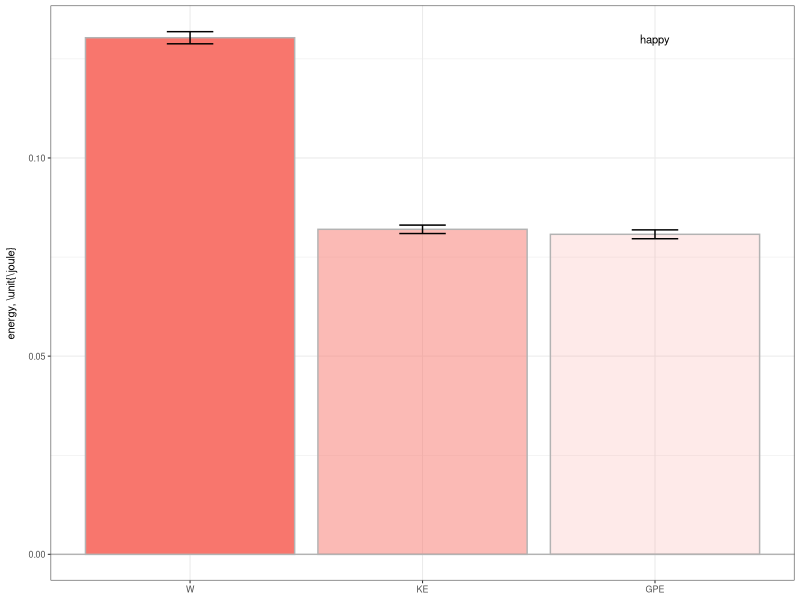
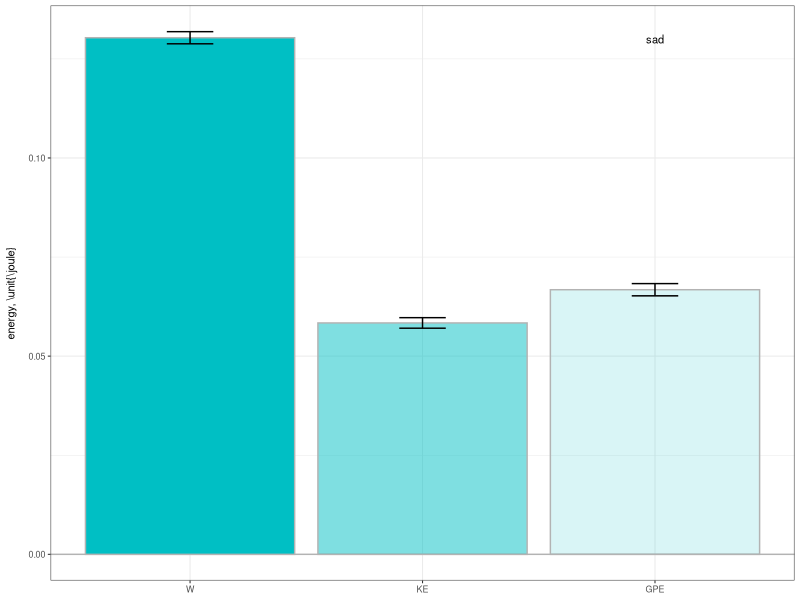

Generate these figures, in order, with R:
library(ggplot2)
library(dplyr)

raw <- read.csv('energy.csv',header=TRUE)
raw$etype <- factor(raw$etype, levels=c("W","KE","GPE"))
data <- tibble(raw)

# happy energy figure
plotdata <- filter(data,type=='happy')
fig7a <- ggplot(plotdata, aes(x=etype,y=E,alpha=etype))+
      geom_hline(yintercept=0,color="gray70")+
      stat_summary(fun=mean,geom="bar",color="gray70",fill='#f8766d')+
      scale_alpha_manual(values=c(1.0,0.5,0.15))+
      stat_summary(fun.data="mean_sdl",fun.args=list(mult=1),geom="errorbar",width=0.2,alpha=1)+
      ylab('energy, \\unit{\\joule}')+
      theme_bw(base_size=8)+
      theme(legend.position="none",
	axis.title.x=element_blank(),
	axis.title.y=element_text(margin=margin(r=8)))+
      annotate("text",x=3,y=0.13,label="happy",size=2.811)	
ggsave('fig7a.svg',plot=fig7a,width=3.4167,height=2,units="in")

# sad energy figure
plotdata <- filter(data,type=='sad')
fig7b <- ggplot(plotdata, aes(x=etype,y=E,alpha=etype))+
      geom_hline(yintercept=0,color="gray70")+
      stat_summary(fun=mean,geom="bar",color="gray70",fill='#00bfc4')+
      scale_alpha_manual(values=c(1.0,0.5,0.15))+
      stat_summary(fun.data="mean_sdl",fun.args=list(mult=1),geom="errorbar",width=0.2,alpha=1)+
      ylab('energy, \\unit{\\joule}')+
      theme_bw(base_size=8)+
      theme(legend.position="none",
	axis.title.x=element_blank(),
	axis.title.y=element_text(margin=margin(r=8)))+
      annotate("text",x=3,y=0.13,label="sad",size=2.811)		
ggsave('fig7b.svg',plot=fig7b,width=3.4167,height=2,units="in")
